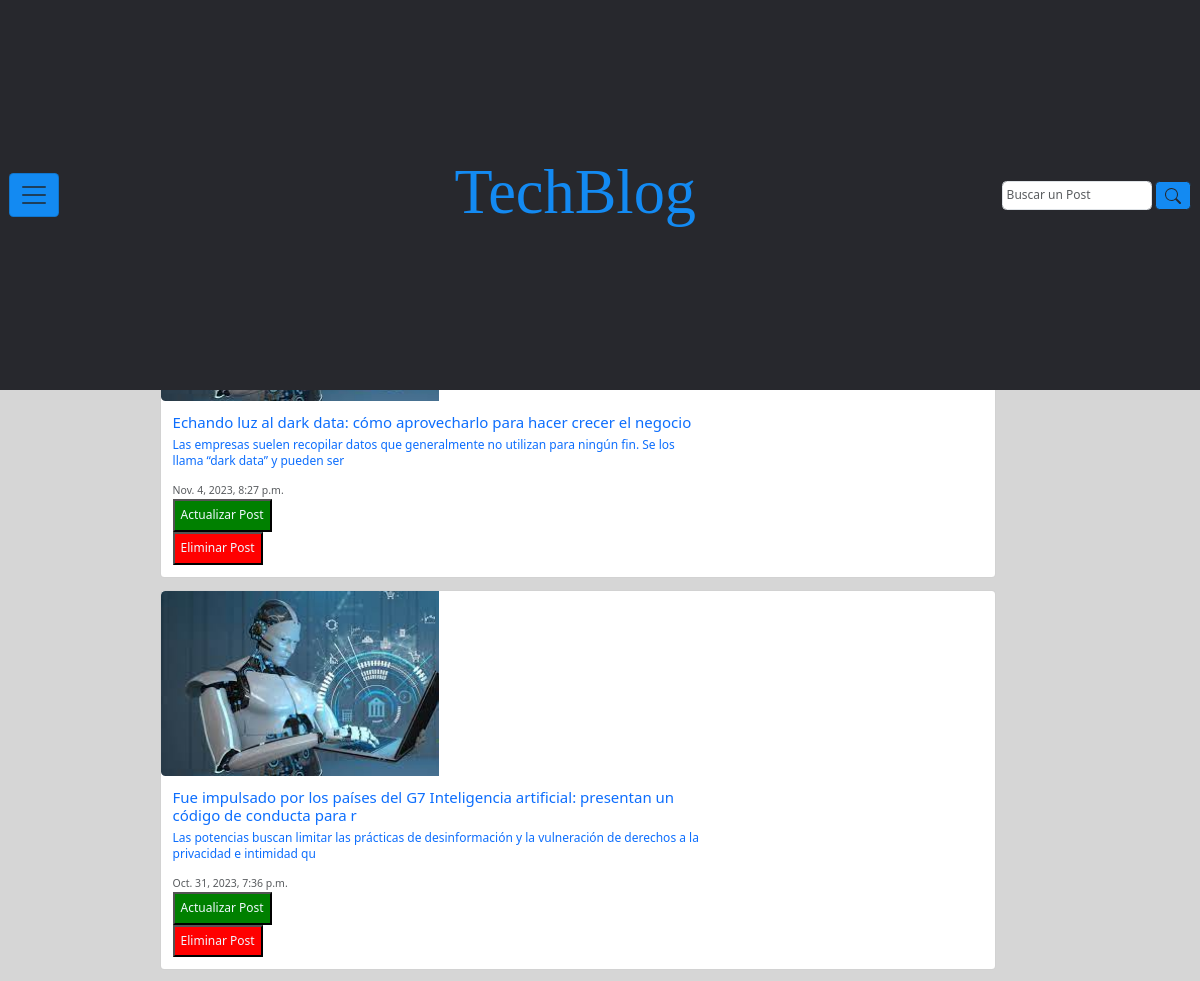
Page /inicio_blog/mis_posts (signed in, upper part) on the earlier database version.
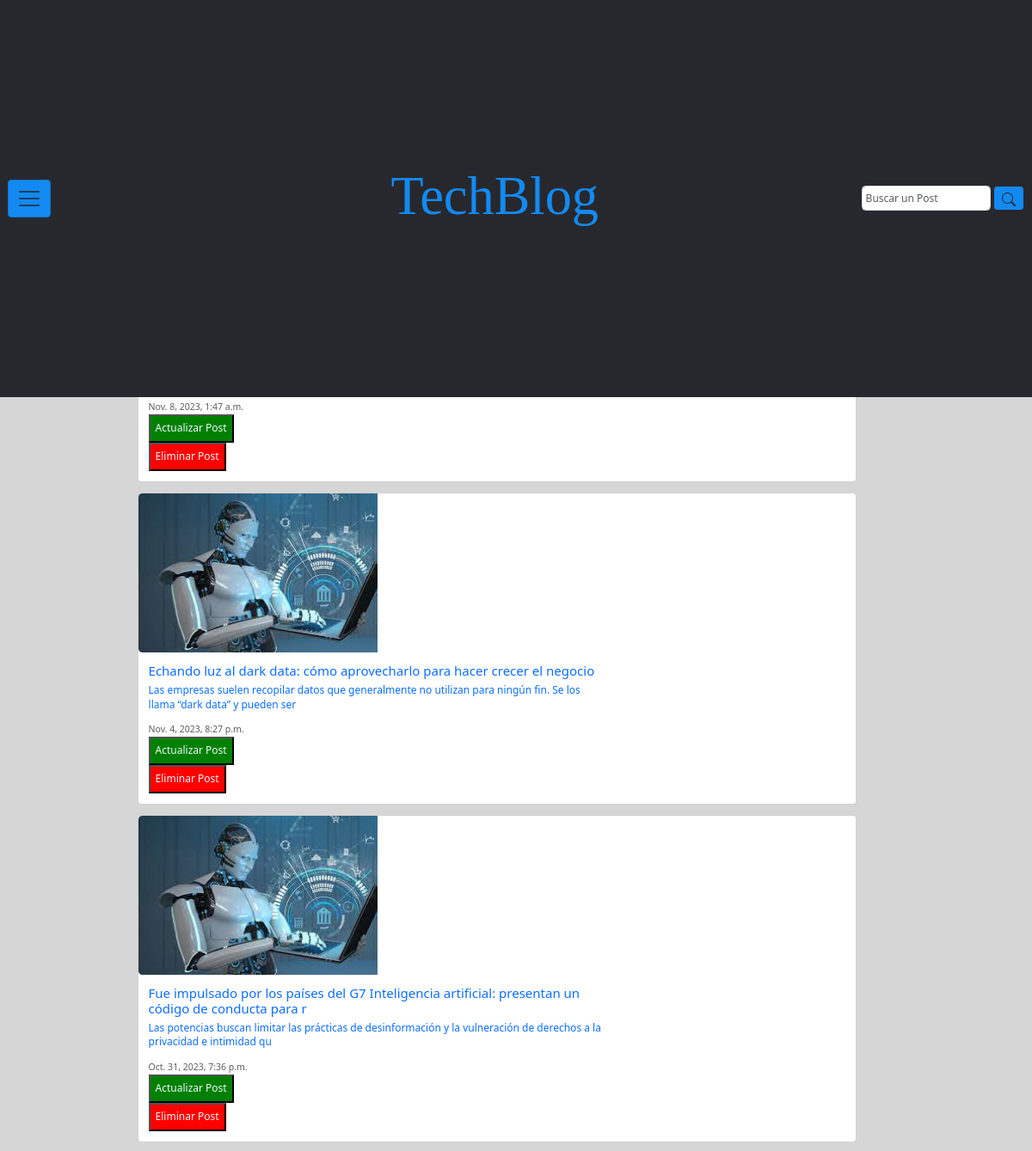
Same page on the later database version.
### inicio_blog/models.py (models this page shows, shortened)
class Posteos(models.Model):
    titulo_posteo = models.CharField(max_length=100)
    descripcion_posteo = models.CharField(max_length=150)
    redaccion_posteo = RichTextField()
    autor_posteo = models.ForeignKey(User, on_delete=models.CASCADE)
    fecha_posteo = models.DateTimeField(auto_now_add=True)
    CATEGORIAS = [
        ('Programacion', 'Programación'),
        ('Robotica', 'Robótica'),
        ('Inteligencia Artificial', 'Inteligencia Artificial'),
    ]
    categoria_posteo = models.CharField(
        max_length=25,
        choices=CATEGORIAS,
        default='Programacion',
    )

### inicio_blog/views.py (the view)
# urls.py: path('inicio_blog/mis_posts', views.mis_posteos, name='mis_posteos'),
def mis_posteos(request):
    lista_posteos = Posteos.objects.all()
    posteos_del_usuario = Posteos.objects.filter(autor_posteo=request.user).order_by('-fecha_posteo')
    return render(request, 'inicio_blog/mis_posts.html', {'posteos_del_usuario': posteos_del_usuario,
                  'lista_posteos': lista_posteos})

### inicio_blog/templates/inicio_blog/mis_posts.html (shortened to what this page needs)
{% extends "base.html" %}
{% load static %}
{% block main %}
    <main class="d-f contenedor-main justify-content-center">
        <section class="row contenedor-section p-20 col-md-11">
            <h1 class="h1_conenedor_section_mis_posteos text-center">Mis Posteos</h1>
            {% if posteos_del_usuario %}
                {% for posteo in posteos_del_usuario %}
                    <article class="conteiner-article_mis_posteos">
                        <div class="card mb-3" style="max-width: 90%;">
                            <a href="{{ posteo.id }}">
                                <div class="row g-0">
                                    <div class="col-md-4">
                                        <img src={% static "assets/img/inicio_blog/img-tecno1.jfif" %} class="img-fluid rounded-start" alt="...">
                                    </div>
                                    <div class="col-md-8">
                                        <div class="card-body">
                                            <h5 class="card-title">{{ posteo.titulo_posteo }}</h5>
                                            <p class="card-text">{{ posteo.descripcion_posteo }}</p>
                                            <p class="card-text"><small class="text-body-secondary">{{ posteo.fecha_posteo }}</small></p>
                                            <a href={% url "actualizar_posteo" posteo.id%}><input class="p-2" style="background-color: green; color: aliceblue;" type="button" value="Actualizar Post"></a>
                                            <a href={% url "eliminar_posteo" posteo.id%}><input class="p-2" style="background-color: red; color: aliceblue;" type="button" value="Eliminar Post"></a>
                                        </div>
                                    </div>
                                </div>
                            </a>
                        </div>
                    </article>
                {% endfor %}
            {% endif %}
    </main>
{% endblock main %}

Differences in the rows shown:
added Posteos: fecha_posteo "Nov. 8, 2023, 1:47 a.m."
